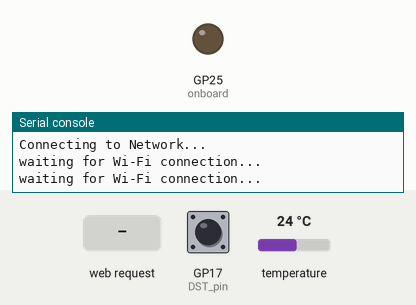
Bench run of a program on a simulated Raspberry Pi Pico running MicroPython. Shown: output pins drawn as LEDs (lit = HIGH), the last lines printed to the serial console. Dashed ring = blinking. Inputs (shaded band) come from the test bench; at power-on: GP17 (DST_pin) HIGH, temperature 24 °C. WiFi joins after 1.5 s; the clock reads 2024-03-15 10:24:30 at power-on unless the program sets it; files the program writes start out absent; values from a settings file that is not in the repository are placeholders.

Above: at 1.2 s.
1.3 s: HTTP request GET /log received
At 3.15 s:
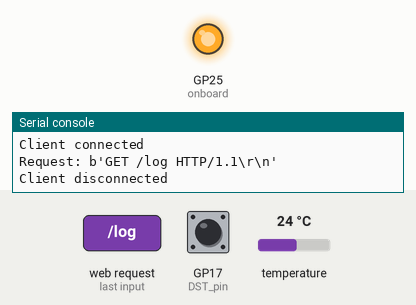
8.3 s: HTTP request GET /err received
At 9.6 s:
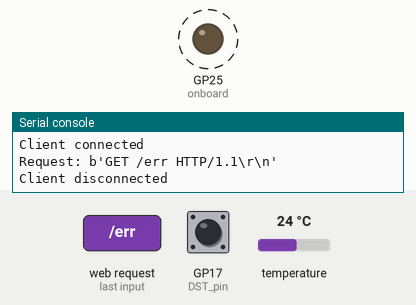
11.8 s: HTTP request GET / received
Timing chart, 0 to 21.3 s (numbered marks = the images above; inputs shaded):
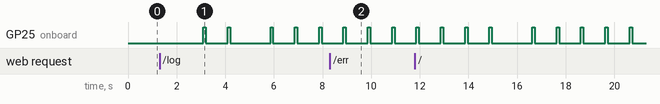

The program:

main.py
```python
"""
Measure room temperature (every 10 sec) using Dallas 18B20
Record and display values every 30 min throughout day (plus curr temp)
After midnight, record previous day's high and low
Start a new daily record.
Auto reconnect to WiFi after power failure
"""

import onewire
import ds18x20
import gc
import logging
import micropython
from  machine import Pin, RTC
import network
from ntptime import settime
import time
import _thread
import rp2
from secrets import secrets
import uasyncio as asyncio
import socket

rp2.country('US')

# Global values
gc_text = ''
DATAFILENAME = 'data.txt'
LOGFILENAME = 'log.txt'
ERRORLOGFILENAME = 'errorlog.txt'
ssid = secrets['ssid']
psk = secrets['wifi_password']
TZ_OFFSET = secrets['tz_offset']
tz_offset = TZ_OFFSET
fahr = 0

# Set up logging
logger = logging.getLogger('mylogger')
logger.setLevel(logging.INFO)
fh = logging.FileHandler(ERRORLOGFILENAME)
logger.addHandler(fh)

# Set up onboard led
onboard = Pin("LED", Pin.OUT, value=0)

# Set up DST pin
# Jumper to ground when DST is in effect
DST_pin = Pin(17, Pin.IN, Pin.PULL_UP)

# Set up pin for temperature sensor
SensorPin = Pin(26, Pin.IN, Pin.PULL_UP)
sensor = ds18x20.DS18X20(onewire.OneWire(SensorPin))
roms = sensor.scan()

html = """<!DOCTYPE html>
<html>
    <head> <title>Room Temperature</title> </head>
    <body> <h1>Room Temperature</h1>
        <h3>%s</h3>
        <pre>%s</pre>
    </body>
</html>
"""

def sync_rtc_to_ntp():
    """Sync RTC to (utc) time from ntp server."""
    try:
        settime()
    except OSError as e:
        logger.error("Error while trying to set time: " + str(e))
    print('setting rtc to UTC...')

def local_hour_to_utc_hour(loc_h):
    utc_h = loc_h - tz_offset
    if utc_h > 23:
        utc_h -= 24
    return utc_h

def utc_hour_to_local_hour(utc_h):
    loc_h = utc_h + tz_offset
    if loc_h < 0:
        loc_h += 24
    return loc_h

def record(line):
    """Combined print and append to data file."""
    print(line)
    line += '\n'
    with open(DATAFILENAME, 'a') as file:
        file.write(line)

wlan = network.WLAN(network.STA_IF)

def connect():
    wlan.active(True)
    wlan.config(pm = 0xa11140) # Disable power-save mode
    wlan.connect(ssid, psk)

    max_wait = 30
    while max_wait > 0:
        if wlan.status() < 0 or wlan.status() >= 3:
            print("wlan.status =", wlan.status())
            break
        max_wait -= 1
        print('waiting for Wi-Fi connection...')
        time.sleep(1)

    if not wlan.isconnected():
        return False
    else:
        print('connected')
        status = wlan.ifconfig()
        print('ip = ' + status[0])
        return True

async def serve_client(reader, writer):
    try:
        print("Client connected")
        request_line = await reader.readline()
        print("Request:", request_line)
        # We are not interested in HTTP request headers, skip them
        while await reader.readline() != b"\r\n":
            pass

        if '/log' in request_line.split()[1]:
            with open(LOGFILENAME) as file:
                data = file.read()
            heading = "Date, Low, High"
        elif '/err' in request_line.split()[1]:
            with open(ERRORLOGFILENAME) as file:
                data = file.read()
            heading = "ERRORS"
        else:
            with open(DATAFILENAME) as file:
                data = file.read()
            heading = "Append '/log' to URL to see log file. "
            heading += "Append '/err' to URL to see error log"

        # Add current temp
        data += f'Current temp = {fahr:.1f} F \n'
        data += gc_text

        response = html % (heading, data)
        writer.write('HTTP/1.0 200 OK\r\nContent-type: text/html\r\n\r\n')
        writer.write(response)

        await writer.drain()
        await writer.wait_closed()
        print("Client disconnected")
    except Exception as e:
        logger.error("serve_client error: " + str(e))

async def main():
    global gc_text, tz_offset, fahr
    print('Connecting to Network...')
    connect()

    # Pico Real Time Clock
    rtc = RTC()
    local_time = rtc.datetime()
    print("Initial (rtc) ", local_time)

    # Sync RTC to ntp time server (utc)
    sync_rtc_to_ntp()
    time.sleep(1)

    gm_time = rtc.datetime()
    # yr, mo, day, dow(0-6 -> mon-sun), hr, min, sec, subsec
    print('Reset to (UTC)', gm_time)
    record("power-up @ (%d, %d, %d, %d, %d, %d, %d, %d) (UTC)" % gm_time)

    print('Setting up webserver...')
    asyncio.create_task(asyncio.start_server(serve_client, "0.0.0.0", 80))
    while True:

        # check for daylight savings time
        if DST_pin.value():
            tz_offset = TZ_OFFSET
        else:
            tz_offset = TZ_OFFSET + 1

        try:
            current_time = rtc.datetime()
            y = current_time[0]  # curr year
            mo = current_time[1] # current month
            d = current_time[2]  # current day
            h = current_time[4]  # curr hour (UTC)
            lh = utc_hour_to_local_hour(h) # (local)
            m = current_time[5]  # curr minute
            s = current_time[6]  # curr second

            timestamp = f"{lh:02}:{m:02}"

            # After a power outage, the Pico will restart
            # immediately with default date = 1/1/2021.
            # The router takes longer to come back online.

            # Restart WiFi connection if needed
            if  y == 2021 or not wlan.isconnected():
                wlan.disconnect()
                record(f"Attempting to re-connect Wi-Fi at {timestamp}")
                success = connect()
                record(f"Re-connected = {success}")
                if success:
                    sync_rtc_to_ntp()
                time.sleep(10)  # Patience w/ the router

            # Measure temperature every 10 sec, on the 5's
            if s % 10 == 5:
                try:
                    sensor.convert_temp()
                    await asyncio.sleep(0.75)
                    for rom in roms:
                        temp = round(sensor.read_temp(rom),1)
                    fahr = temp * 9/5 + 32
                except Exception as e:
                    logger.error(f"sensor read error: {e} @ {timestamp}")

            # Print time and temperature every 30 min
            elif m % 30 == 0 and s == 0:
                record(f"{fahr:.1f} F @ {timestamp}")

                gc_text = 'free: ' + str(gc.mem_free()) + '\n'
                gc.collect()

            # Once daily (after midnight)
            elif lh == 0 and m == 10 and s == 0:

                # Find high and low values from previous day
                with open(DATAFILENAME) as f:
                    lines = f.readlines()

                # first line is yesterday's date
                yesterdate = lines[0].split()[-1].strip()

                # collect lines starting with temperature value
                lines = [line for line in lines if line[0].isdigit()]

                # define a key to sort by float() of first word in string
                def float_first(element):
                    """return float(temp) for element: 'temp @ time'."""
                    temp, *rest = element.split()
                    return float(temp)

                # sort by temperature
                # must convert string value of temperature to float
                # so temperatures over 100 will sort higher than 99
                lines.sort(key=float_first)
                low = lines[0].strip()
                high = lines[-1].strip()

                # Log high and low values from previous day
                logline = f'{yesterdate}, {low}, {high}\n'
                with open(LOGFILENAME, 'a') as f:
                    f.write(logline)

                # Start a new data file for today
                with open(DATAFILENAME, 'w') as file:
                    file.write('Date: %d/%d/%d\n' % (mo, d, y))
                    file.write('Temp F @ Time\n')

        except Exception as e:
            logger.error(f"main loop error: {e} @ {timestamp}")

        # Flash LED
        onboard.on()
        await asyncio.sleep(0.1)
        onboard.off()
        await asyncio.sleep(0.9)

try:
    asyncio.run(main())
finally:
    asyncio.new_event_loop()
```
